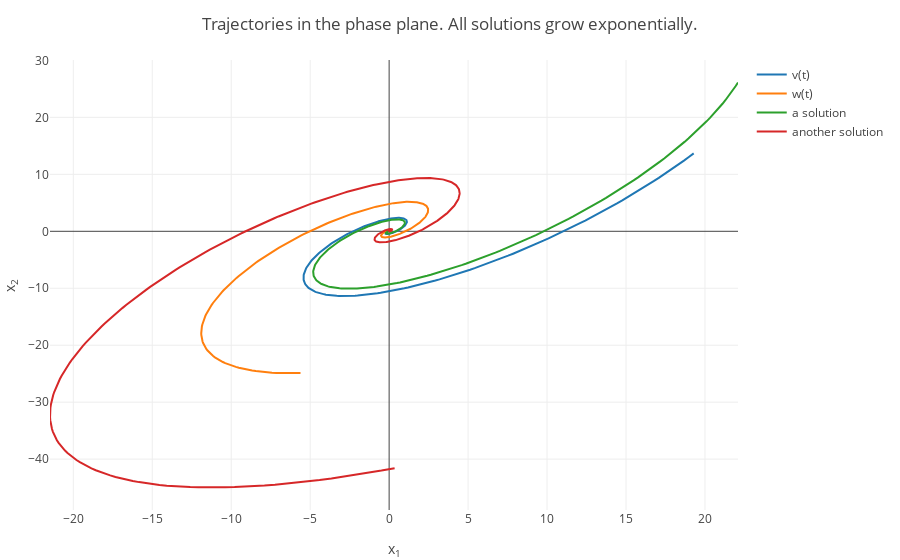

Write notebook code for a chart like this one.
### Markdown cell above
You can find below the phase plane. Due to the presence of oscillatory sine and cosine terms, the trajectories are spirals. The origin (which is the only equilibrium solution) is called the __spiral source__ in this case. The direction of the spiral (clockwise vs. counter-clockwise) can be determined by picking a particular solution (choosing some values for $c_1$ and $c_2$) and evaluating it at $t=0$. Once $\mathbf{x}(0)$ is obtained, one can find the direction vector at that point in the phase plane: $\mathbf{x}'(0)=\mathbf{A}\mathbf{x}(0)$. _Please see the hand-written notes 'Here is how I would do it' that I sent._

### Code cell
using PlotlyJS

tt1 = -5:0.01:3;
tt = 0:0.1:5;
v1 = exp(tt1).*cos(2*tt1);
v2 = exp(tt1).*(cos(2*tt1)+sin(2*tt1));
w1 = exp(tt1).*sin(2*tt1);
w2 = exp(tt1).*(sin(2*tt1)-cos(2*tt1));

tracesODE1 = GenericTrace[];
trace = scatter(x=v1, y=v2, name = "v(t)");
push!(tracesODE1, trace);
# trace = scatter(x=-v1, y=-v2, name = "v(t)");
# push!(tracesODE1, trace);
trace = scatter(x=w1, y=w2, name = "w(t)");
push!(tracesODE1, trace);
# trace = scatter(x=-w1, y=-w2, name = "w(t)");
# push!(tracesODE1, trace);

c1=1;
c2=-1/2;
x13 =c1*v1+c2*w1; 
x23 =c1*v2+c2*w2; 
trace = scatter(x=x13, y=x23, name = "a solution");
push!(tracesODE1, trace);

c1=0.6;
c2=2;
x13 =c1*v1+c2*w1; 
x23 =c1*v2+c2*w2; 
trace = scatter(x=x13, y=x23, name = "another solution");
push!(tracesODE1, trace);

plot(tracesODE1, Layout(title="Trajectories in the phase plane. All solutions grow exponentially.", xaxis=attr(title="x<sub>1</sub>"),yaxis=attr(title="x<sub>2</sub>")))

### Figure 1 — Plotly figure (JSON) as saved in the notebook; plotly's stock layout.template omitted (floating-point values rounded to 4 significant figures; data arrays with more than 128 entries replaced by an {"elided": "..."} marker saying what was removed)
{"data": [{"y": {"elided": "801 float values"}, "name": "v(t)", "type": "scatter", "x": {"elided": "801 float values"}}, {"y": {"elided": "801 float values"}, "name": "w(t)", "type": "scatter", "x": {"elided": "801 float values"}}, {"y": {"elided": "801 float values"}, "name": "a solution", "type": "scatter", "x": {"elided": "801 float values"}}, {"y": {"elided": "801 float values"}, "name": "another solution", "type": "scatter", "x": {"elided": "801 float values"}}], "layout": {"yaxis": {"title": "x<sub>2</sub>"}, "xaxis": {"title": "x<sub>1</sub>"}, "title": "Trajectories in the phase plane. All solutions grow exponentially.", "margin": {"r": 50, "l": 50, "b": 50, "t": 60}}}
